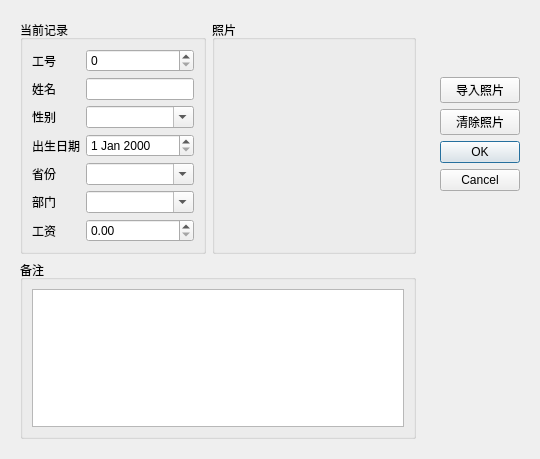
<?xml version="1.0" encoding="UTF-8"?>
<ui version="4.0">
 <class>TDialog</class>
 <widget class="QDialog" name="TDialog">
  <property name="geometry">
   <rect>
    <x>0</x>
    <y>0</y>
    <width>540</width>
    <height>459</height>
   </rect>
  </property>
  <property name="sizePolicy">
   <sizepolicy hsizetype="Fixed" vsizetype="Fixed">
    <horstretch>0</horstretch>
    <verstretch>0</verstretch>
   </sizepolicy>
  </property>
  <property name="windowTitle">
   <string>Dialog</string>
  </property>
  <layout class="QHBoxLayout" name="horizontalLayout">
   <item>
    <widget class="QFrame" name="frame_2">
     <layout class="QFormLayout" name="formLayout_2">
      <item row="1" column="0" colspan="2">
       <widget class="QGroupBox" name="groupBox_7">
        <property name="title">
         <string>备注</string>
        </property>
        <layout class="QHBoxLayout" name="horizontalLayout_3">
         <item>
          <widget class="QPlainTextEdit" name="plainTextEdit"/>
         </item>
        </layout>
       </widget>
      </item>
      <item row="0" column="0">
       <widget class="QGroupBox" name="groupBox_6">
        <property name="title">
         <string>当前记录</string>
        </property>
        <layout class="QFormLayout" name="formLayout">
         <item row="0" column="0">
          <widget class="QLabel" name="label_3">
           <property name="text">
            <string>工号</string>
           </property>
          </widget>
         </item>
         <item row="0" column="1">
          <widget class="QSpinBox" name="spinBox"/>
         </item>
         <item row="1" column="0">
          <widget class="QLabel" name="label_4">
           <property name="text">
            <string>姓名</string>
           </property>
          </widget>
         </item>
         <item row="1" column="1">
          <widget class="QLineEdit" name="lineEdit"/>
         </item>
         <item row="2" column="0">
          <widget class="QLabel" name="label_6">
           <property name="text">
            <string>性别</string>
           </property>
          </widget>
         </item>
         <item row="2" column="1">
          <widget class="QComboBox" name="comboBox_2">
           <property name="editable">
            <bool>true</bool>
           </property>
          </widget>
         </item>
         <item row="3" column="0">
          <widget class="QLabel" name="label_7">
           <property name="text">
            <string>出生日期</string>
           </property>
          </widget>
         </item>
         <item row="3" column="1">
          <widget class="QDateEdit" name="dateEdit"/>
         </item>
         <item row="4" column="0">
          <widget class="QLabel" name="label_8">
           <property name="text">
            <string>省份</string>
           </property>
          </widget>
         </item>
         <item row="4" column="1">
          <widget class="QComboBox" name="comboBox_4">
           <property name="editable">
            <bool>true</bool>
           </property>
          </widget>
         </item>
         <item row="5" column="0">
          <widget class="QLabel" name="label_9">
           <property name="text">
            <string>部门</string>
           </property>
          </widget>
         </item>
         <item row="5" column="1">
          <widget class="QComboBox" name="comboBox_5">
           <property name="editable">
            <bool>true</bool>
           </property>
          </widget>
         </item>
         <item row="6" column="0">
          <widget class="QLabel" name="label_5">
           <property name="text">
            <string>工资</string>
           </property>
          </widget>
         </item>
         <item row="6" column="1">
          <widget class="QDoubleSpinBox" name="spinBox_2"/>
         </item>
        </layout>
       </widget>
      </item>
      <item row="0" column="1">
       <widget class="QGroupBox" name="groupBox_5">
        <property name="sizePolicy">
         <sizepolicy hsizetype="Preferred" vsizetype="Preferred">
          <horstretch>0</horstretch>
          <verstretch>0</verstretch>
         </sizepolicy>
        </property>
        <property name="title">
         <string>照片</string>
        </property>
        <layout class="QHBoxLayout" name="horizontalLayout_4">
         <item>
          <widget class="QLabel" name="label_2">
           <property name="frameShape">
            <enum>QFrame::Shape::NoFrame</enum>
           </property>
           <property name="text">
            <string/>
           </property>
          </widget>
         </item>
        </layout>
       </widget>
      </item>
     </layout>
    </widget>
   </item>
   <item>
    <widget class="QFrame" name="frame">
     <property name="frameShape">
      <enum>QFrame::Shape::NoFrame</enum>
     </property>
     <layout class="QVBoxLayout" name="verticalLayout">
      <item>
       <spacer name="verticalSpacer_2">
        <property name="orientation">
         <enum>Qt::Orientation::Vertical</enum>
        </property>
        <property name="sizeType">
         <enum>QSizePolicy::Policy::Fixed</enum>
        </property>
        <property name="sizeHint" stdset="0">
         <size>
          <width>20</width>
          <height>57</height>
         </size>
        </property>
       </spacer>
      </item>
      <item>
       <widget class="QPushButton" name="pushButton">
        <property name="text">
         <string>导入照片</string>
        </property>
       </widget>
      </item>
      <item>
       <widget class="QPushButton" name="pushButton_2">
        <property name="text">
         <string>清除照片</string>
        </property>
       </widget>
      </item>
      <item>
       <widget class="QDialogButtonBox" name="buttonBox">
        <property name="orientation">
         <enum>Qt::Orientation::Vertical</enum>
        </property>
        <property name="standardButtons">
         <set>QDialogButtonBox::StandardButton::Cancel|QDialogButtonBox::StandardButton::Ok</set>
        </property>
       </widget>
      </item>
     </layout>
    </widget>
   </item>
  </layout>
 </widget>
 <resources/>
 <connections>
  <connection>
   <sender>buttonBox</sender>
   <signal>accepted()</signal>
   <receiver>TDialog</receiver>
   <slot>accept()</slot>
   <hints>
    <hint type="sourcelabel">
     <x>248</x>
     <y>254</y>
    </hint>
    <hint type="destinationlabel">
     <x>157</x>
     <y>274</y>
    </hint>
   </hints>
  </connection>
  <connection>
   <sender>buttonBox</sender>
   <signal>rejected()</signal>
   <receiver>TDialog</receiver>
   <slot>reject()</slot>
   <hints>
    <hint type="sourcelabel">
     <x>316</x>
     <y>260</y>
    </hint>
    <hint type="destinationlabel">
     <x>286</x>
     <y>274</y>
    </hint>
   </hints>
  </connection>
 </connections>
</ui>
